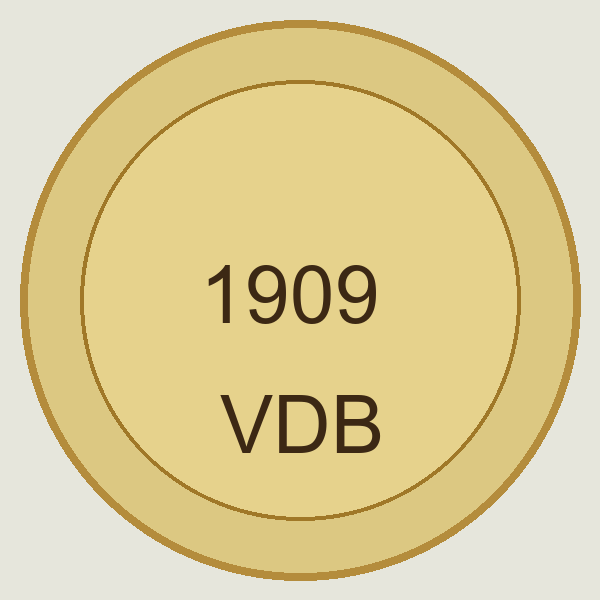
#> input picture tests/test_coin_synthetic.png, 600 x 600 px
$ python -i crop.py   (imports and definitions only)
#> lines starting #> are read from the running program, lines starting #| are printed output that depends on the picture
"""Crop a coin out of a photo so the dashboard card shows the coin, not the table.

Detection is deliberately simple (no OpenCV): sample the corners as background,
keep pixels that differ, take the largest blob's bounding box, pad, square-crop,
and composite onto the dark brand background.
"""
from __future__ import annotations
import io
from typing import Any
from PIL import Image, ImageDraw, ImageFilter, ImageOps


BG = (13, 15, 18)  # --bg
DETECT = 320


def _open(image_bytes: bytes) -> Image.Image:
    img = Image.open(io.BytesIO(image_bytes))
    img = ImageOps.exif_transpose(img) or img
    return img.convert("RGB")


# [76 lines left out: functions _background_color, _mask_from_background, _largest_blob_bbox, not called in this run]


def crop_coin(image_bytes: bytes, *, size: int = 640) -> tuple[bytes, dict[str, Any]]:
    """Return (jpeg_bytes, meta). Always returns an image — falls back to a
    centered square crop if blob detection fails."""
    img = _open(image_bytes)
    ow, oh = img.size
    small = img.copy()
    small.thumbnail((DETECT, DETECT), Image.LANCZOS)
    sw, sh = small.size
    scale_x = ow / sw
    scale_y = oh / sh

    bg = _background_color(small)
    mask = _mask_from_background(small, bg)
    bbox = _largest_blob_bbox(mask)

    if bbox:
        x0, y0, x1, y1 = bbox
        cx = (x0 + x1) / 2 * scale_x
        cy = (y0 + y1) / 2 * scale_y
        bw = (x1 - x0) * scale_x
        bh = (y1 - y0) * scale_y
        side = max(bw, bh) * 1.18  # padding around the coin
        method = "blob"
    else:
        # Center square — still better than a full table shot.
        cx, cy = ow / 2, oh / 2
        side = min(ow, oh) * 0.72
        method = "center-fallback"

    half = side / 2
    left = int(max(0, cx - half))
    top = int(max(0, cy - half))
    right = int(min(ow, cx + half))
    bottom = int(min(oh, cy + half))
    # Force square
    side_px = min(right - left, bottom - top)
    right = left + side_px
    bottom = top + side_px
    cropped = img.crop((left, top, right, bottom))

    # Circular composite on brand background so cards look like coins, not squares.
    cropped = cropped.resize((size, size), Image.LANCZOS)
    canvas = Image.new("RGB", (size, size), BG)
    mask_c = Image.new("L", (size, size), 0)
    draw = ImageDraw.Draw(mask_c)
    inset = 4
    draw.ellipse((inset, inset, size - inset - 1, size - inset - 1), fill=255)
    canvas.paste(cropped, (0, 0), mask_c)

    buf = io.BytesIO()
    canvas.save(buf, format="JPEG", quality=88, optimize=True)
    meta = {
        "method": method,
        "box": [left, top, right, bottom],
        "original_size": [ow, oh],
        "output_size": [size, size],
    }
    return buf.getvalue(), meta


# [7 lines left out: function downscale_for_model, not called in this run]

>>> import cv2
>>> picture = cv2.imread('../tests/test_coin_synthetic.png', cv2.IMREAD_GRAYSCALE)
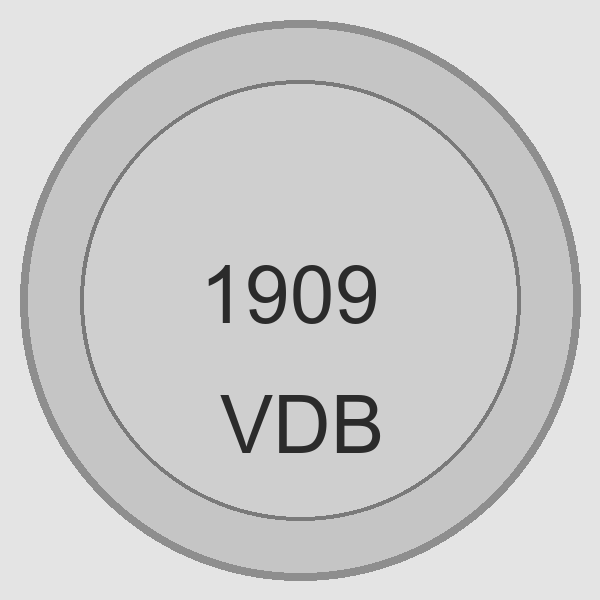
#> picture: shape (600, 600); min 43, max 228, mean 204.5
>>> result = crop_coin(picture)
#> (the run stopped early here; a loop or call above may not have finished)
